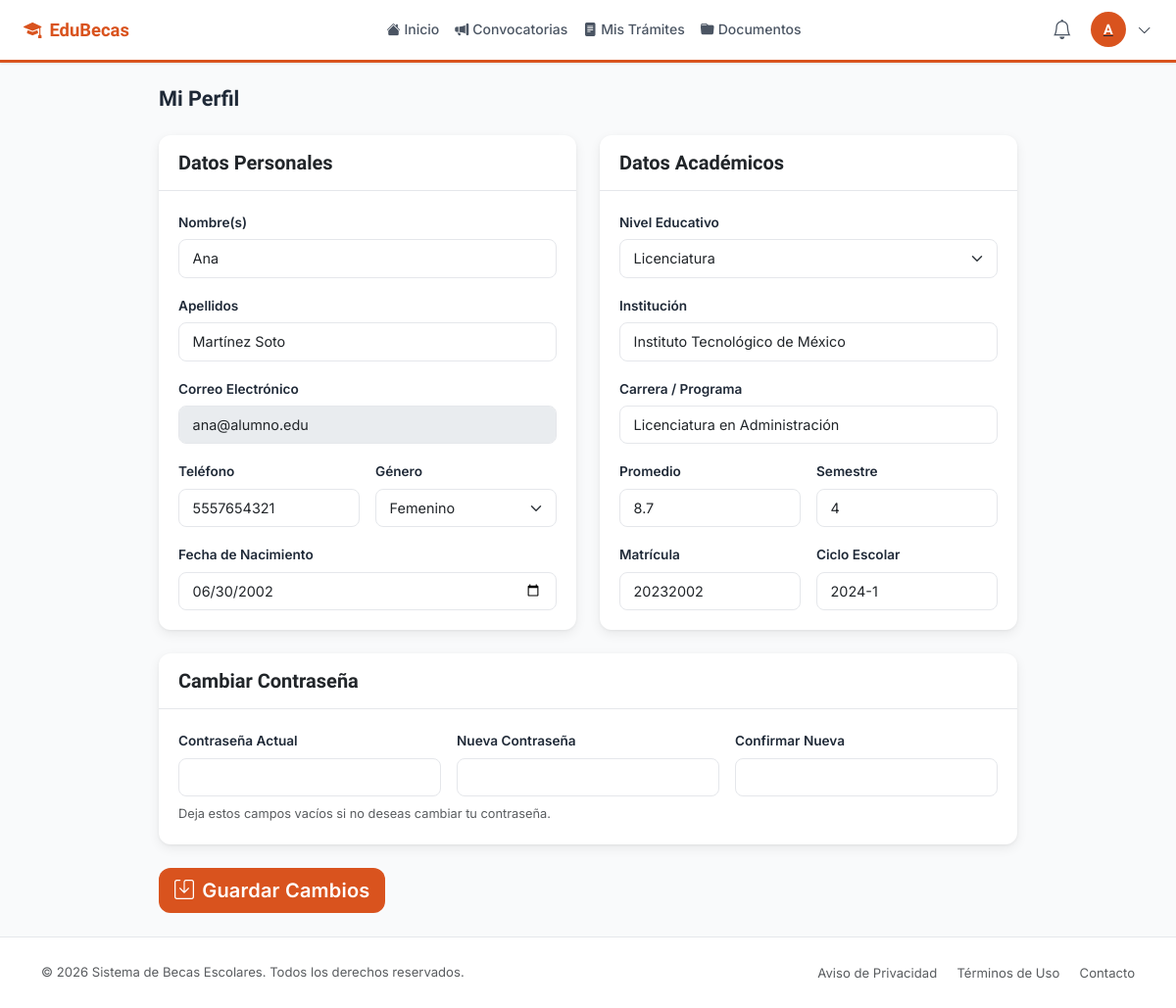
Screenshot of /index.php?c=student&a=perfil (signed in) with the database file from the repository.
### tables this page shows
CREATE TABLE IF NOT EXISTS `usuarios` (
    `id`                INT UNSIGNED    NOT NULL AUTO_INCREMENT,
    `rol_id`            TINYINT UNSIGNED NOT NULL DEFAULT 2,
    `nombre`            VARCHAR(100)    NOT NULL,
    `apellidos`         VARCHAR(100)    NOT NULL,
    `email`             VARCHAR(150)    NOT NULL,
    `password_hash`     VARCHAR(255)    NOT NULL,
    `curp`              CHAR(18)        DEFAULT NULL,
    `telefono`          VARCHAR(20)     DEFAULT NULL,
    `fecha_nacimiento`  DATE            DEFAULT NULL,
    `genero`            ENUM('M','F','Otro') DEFAULT NULL,
    `activo`            TINYINT(1)      NOT NULL DEFAULT 1,
    `ultimo_acceso`     DATETIME        DEFAULT NULL,
    `token_reset`       VARCHAR(100)    DEFAULT NULL,
    `token_expira`      DATETIME        DEFAULT NULL,
    `avatar`            VARCHAR(255)    DEFAULT NULL,
    `created_at`        DATETIME        NOT NULL DEFAULT CURRENT_TIMESTAMP,
    `updated_at`        DATETIME        NOT NULL DEFAULT CURRENT_TIMESTAMP ON UPDATE CURRENT_TIMESTAMP,
    PRIMARY KEY (`id`),
    UNIQUE KEY `uq_usuarios_email` (`email`),
    UNIQUE KEY `uq_usuarios_curp`  (`curp`),
    KEY `fk_usuarios_rol` (`rol_id`),
    CONSTRAINT `fk_usuarios_rol` FOREIGN KEY (`rol_id`) REFERENCES `roles` (`id`)
);

CREATE TABLE IF NOT EXISTS `informacion_academica` (
    `id`                  INT UNSIGNED     NOT NULL AUTO_INCREMENT,
    `usuario_id`          INT UNSIGNED     NOT NULL,
    `nivel_id`            TINYINT UNSIGNED NOT NULL,
    `institucion`         VARCHAR(200)     NOT NULL,
    `carrera_o_programa`  VARCHAR(200)     DEFAULT NULL,
    `semestre_o_grado`    TINYINT UNSIGNED DEFAULT NULL,
    `matricula`           VARCHAR(50)      DEFAULT NULL,
    `promedio`            DECIMAL(3,1)     DEFAULT NULL,
    `ciclo_escolar`       VARCHAR(30)      DEFAULT NULL,
    `created_at`          DATETIME         NOT NULL DEFAULT CURRENT_TIMESTAMP,
    `updated_at`          DATETIME         NOT NULL DEFAULT CURRENT_TIMESTAMP ON UPDATE CURRENT_TIMESTAMP,
    PRIMARY KEY (`id`),
    UNIQUE KEY `uq_info_academica_usuario` (`usuario_id`),
    CONSTRAINT `fk_info_academica_usuario` FOREIGN KEY (`usuario_id`) REFERENCES `usuarios` (`id`) ON DELETE CASCADE,
    CONSTRAINT `fk_info_academica_nivel`   FOREIGN KEY (`nivel_id`)   REFERENCES `niveles_educativos` (`id`)
);

CREATE TABLE IF NOT EXISTS `niveles_educativos` (
    `id`     TINYINT UNSIGNED NOT NULL AUTO_INCREMENT,
    `nombre` VARCHAR(80)      NOT NULL,
    PRIMARY KEY (`id`)
);

### controllers/Controller.php (called while the page is built, shortened)
<?php
require_once dirname(__DIR__) . '/includes/Session.php';
require_once dirname(__DIR__) . '/includes/helpers.php';
abstract class Controller
{
    protected array $data = [];
    protected function render(string $view, array $data = []): void
    {
        $data = array_merge($this->data, $data);
        extract($data, EXTR_SKIP);
        $viewFile = dirname(__DIR__) . "/views/{$view}.php";
        require $viewFile;
    }
}

### controllers/StudentController.php (called while the page is built, shortened)
<?php
require_once __DIR__ . '/Controller.php';
require_once dirname(__DIR__) . '/models/BecaModel.php';
require_once dirname(__DIR__) . '/models/UsuarioModel.php';
class StudentController extends Controller
{
    private BecaModel      $becaModel;
    private UsuarioModel   $usuarioModel;
    public function __construct()
    {
        $this->becaModel      = new BecaModel();
        $this->usuarioModel   = new UsuarioModel();
    }
    public function perfil(): void
    {
        $userId  = Session::get('user_id');
        $alumno  = $this->usuarioModel->find($userId);
        $infoAc  = $this->usuarioModel->infoAcademica($userId);
        $niveles = $this->becaModel->niveles();
        $this->render('student/perfil', [
            'title'  => 'Mi Perfil',
            'alumno' => $alumno,
            'infoAc' => $infoAc,
            'niveles'=> $niveles,
            'flash'  => Session::getFlash('success'),
            'error'  => Session::getFlash('error'),
        ]);
    }
}

### index.php (called while the page is built, shortened)
<?php
require_once __DIR__ . '/includes/Database.php';
require_once __DIR__ . '/includes/Session.php';
require_once __DIR__ . '/includes/helpers.php';
$controllerName = strtolower($_GET['c'] ?? 'auth');
$actionName     = $_GET['a'] ?? '';
$controllerRoutes = $routes[$controllerName];
$route = $controllerRoutes[$actionName] ?? $controllerRoutes[''] ?? null;
$controller      = new $controllerClass();
$isPost = $_SERVER['REQUEST_METHOD'] === 'POST';
$method = ($isPost && isset($route['post'])) ? $route['post'] : $route['method'];
$controller->$method();

### includes/Database.php (called while the page is built, shortened)
<?php
class Database
{
    private static ?Database $instance = null;
    private PDO $pdo;
    private function __construct()
    {
        $dsn = sprintf(
            'mysql:host=%s;port=%d;dbname=%s;charset=%s',
            DB_HOST, DB_PORT, DB_NAME, DB_CHARSET
        );
        $options = [
            PDO::ATTR_ERRMODE            => PDO::ERRMODE_EXCEPTION,
            PDO::ATTR_DEFAULT_FETCH_MODE => PDO::FETCH_ASSOC,
            PDO::ATTR_EMULATE_PREPARES   => false,
        ];
        try {
            $this->pdo = new PDO($dsn, DB_USER, DB_PASS, $options);
        } catch (PDOException $e) {
            error_log('DB Connection error: ' . $e->getMessage());
            die(json_encode([
                'success' => false,
                'message' => 'Error de conexión a la base de datos. Por favor contacte al administrador.'
            ]));
        }
    }
    public static function getInstance(): Database
    {
        if (self::$instance === null) {
            self::$instance = new self();
        }
        return self::$instance;
    }
    public function query(string $sql, array $params = []): PDOStatement
    {
        $stmt = $this->pdo->prepare($sql);
        $stmt->execute($params);
        return $stmt;
    }
}

### includes/Session.php (called while the page is built, shortened)
<?php
class Session
{
    public static function get(string $key, $default = null)
    {
        return $_SESSION[$key] ?? $default;
    }
}

### models/Model.php (called while the page is built, shortened)
<?php
require_once dirname(__DIR__) . '/includes/Database.php';
abstract class Model
{
    protected Database $db;
    protected string $table    = '';
    protected string $primaryKey = 'id';
    public function __construct()
    {
        $this->db = Database::getInstance();
    }
    public function find(int $id): ?array
    {
        $stmt = $this->db->query(
            "SELECT * FROM `{$this->table}` WHERE `{$this->primaryKey}` = ? LIMIT 1",
            [$id]
        );
        $row = $stmt->fetch();
        return $row ?: null;
    }
}

### includes/helpers.php (called while the page is built, shortened)
<?php
function e(string $str): string
{
    return htmlspecialchars($str, ENT_QUOTES | ENT_SUBSTITUTE, 'UTF-8');
}

### models/BecaModel.php (called while the page is built, shortened)
<?php
require_once __DIR__ . '/Model.php';
class BecaModel extends Model
{
    public function niveles(): array
    {
        return $this->db->query('SELECT * FROM niveles_educativos ORDER BY id')->fetchAll();
    }
}

### models/UsuarioModel.php (called while the page is built, shortened)
<?php
require_once __DIR__ . '/Model.php';
class UsuarioModel extends Model
{
    public function infoAcademica(int $usuarioId): ?array
    {
        $stmt = $this->db->query(
            'SELECT ia.*, n.nombre AS nivel_nombre
             FROM informacion_academica ia
             JOIN niveles_educativos n ON n.id = ia.nivel_id
             WHERE ia.usuario_id = ? LIMIT 1',
            [$usuarioId]
        );
        $row = $stmt->fetch();
        return $row ?: null;
    }
}

### views/student/perfil.php (the view, shortened to what this page needs)
<?php
require_once BASE_PATH . '/includes/partials/head.php';
?>
<?php require_once BASE_PATH . '/includes/partials/navbar_student.php'; ?>
<main class="flex-grow-1">
    <div class="container py-4" style="max-width:900px">
        <div class="page-header mb-4">
            <h2 class="page-title">Mi Perfil</h2>
        </div>
        <form method="POST" action="<?= BASE_URL ?>/index.php?c=student&a=guardarPerfil">
            <div class="row g-4">
                <div class="col-md-6">
                    <div class="card card-shadow h-100">
                        <div class="card-header"><h5 class="card-title mb-0">Datos Personales</h5></div>
                        <div class="card-body">
                            <div class="row g-3">
                                <div class="col-12">
                                    <label class="form-label fw-semibold">Nombre(s)</label>
                                    <input type="text" name="nombre" class="form-control"
                                           value="<?= e($alumno['nombre'] ?? '') ?>" required>
                                </div>
                                <div class="col-12">
                                    <label class="form-label fw-semibold">Apellidos</label>
                                    <input type="text" name="apellidos" class="form-control"
                                           value="<?= e($alumno['apellidos'] ?? '') ?>" required>
                                </div>
                                <div class="col-12">
                                    <label class="form-label fw-semibold">Correo Electrónico</label>
                                    <input type="email" class="form-control" disabled
                                           value="<?= e($alumno['email'] ?? '') ?>">
                                </div>
                                <div class="col-6">
                                    <label class="form-label fw-semibold">Teléfono</label>
                                    <input type="tel" name="telefono" class="form-control"
                                           value="<?= e($alumno['telefono'] ?? '') ?>">
                                </div>
                                <div class="col-6">
                                    <label class="form-label fw-semibold">Género</label>
                                    <select name="genero" class="form-select">
                                        <option value="F" <?= ($alumno['genero'] ?? '') === 'F' ? 'selected' : '' ?>>Femenino</option>
                                    </select>
                                </div>
                                <div class="col-12">
                                    <label class="form-label fw-semibold">Fecha de Nacimiento</label>
                                    <input type="date" name="fecha_nacimiento" class="form-control"
                                           value="<?= e($alumno['fecha_nacimiento'] ?? '') ?>">
                                </div>
                            </div>
                        </div>
                    </div>
                </div>
                <div class="col-md-6">
                    <div class="card card-shadow h-100">
                        <div class="card-header"><h5 class="card-title mb-0">Datos Académicos</h5></div>
                        <div class="card-body">
                            <div class="row g-3">
                                <div class="col-12">
                                    <label class="form-label fw-semibold">Nivel Educativo</label>
                                    <select name="nivel_id" class="form-select">
                                        <?php foreach ($niveles as $niv): ?>
                                        <option value="<?= $niv['id'] ?>"
                                                <?= ($infoAc['nivel_id'] ?? '') == $niv['id'] ? 'selected' : '' ?>>
                                            <?= e($niv['nombre']) ?>
                                        </option>
                                        <?php endforeach; ?>
                                    </select>
                                </div>
                                <div class="col-12">
                                    <label class="form-label fw-semibold">Institución</label>
                                    <input type="text" name="institucion" class="form-control"
                                           value="<?= e($infoAc['institucion'] ?? '') ?>">
                                </div>
                                <div class="col-12">
                                    <label class="form-label fw-semibold">Carrera / Programa</label>
                                    <input type="text" name="carrera_o_programa" class="form-control"
                                           value="<?= e($infoAc['carrera_o_programa'] ?? '') ?>">
                                </div>
                                <div class="col-6">
                                    <label class="form-label fw-semibold">Promedio</label>
                                    <input type="number" name="promedio" class="form-control"
                                           min="0" max="10" step="0.01"
                                           value="<?= $infoAc['promedio'] ?? '' ?>">
                                </div>
                                <div class="col-6">
                                    <label class="form-label fw-semibold">Semestre</label>
                                    <input type="number" name="semestre_o_grado" class="form-control"
                                           min="1" max="20"
                                           value="<?= $infoAc['semestre_o_grado'] ?? '' ?>">
                                </div>
                                <div class="col-6">
                                    <label class="form-label fw-semibold">Matrícula</label>
                                    <input type="text" name="matricula" class="form-control"
                                           value="<?= e($infoAc['matricula'] ?? '') ?>">
                                </div>
                                <div class="col-6">
                                    <label class="form-label fw-semibold">Ciclo Escolar</label>
                                    <input type="text" name="ciclo_escolar" class="form-control"
                                           placeholder="2024-1"
                                           value="<?= e($infoAc['ciclo_escolar'] ?? '') ?>">
                                </div>
                            </div>
                        </div>
                    </div>
                </div>
                <div class="col-12">
                    <div class="card card-shadow">
                        <div class="card-header"><h5 class="card-title mb-0">Cambiar Contraseña</h5></div>
                        <div class="card-body">
                            <div class="row g-3">
                                <div class="col-md-4">
                                    <label class="form-label fw-semibold">Contraseña Actual</label>
                                    <input type="password" name="password_actual" class="form-control">
                                </div>
                                <div class="col-md-4">
                                    <label class="form-label fw-semibold">Nueva Contraseña</label>
                                    <input type="password" name="password_nueva" class="form-control" minlength="8">
                                </div>
                                <div class="col-md-4">
                                    <label class="form-label fw-semibold">Confirmar Nueva</label>
                                    <input type="password" name="password_confirmar" class="form-control">
                                </div>
                            </div>
                            <div class="form-text mt-2">
                                Deja estos campos vacíos si no deseas cambiar tu contraseña.
                            </div>
                        </div>
                    </div>
                </div>
                <div class="col-12">
                    <button type="submit" class="btn btn-student btn-lg">
                        <i class="bi bi-save me-2"></i>Guardar Cambios
                    </button>
                </div>
            </div>
        </form>
    </div>
</main>
<?php require_once BASE_PATH . '/includes/partials/footer_student.php'; ?>
<?php require_once BASE_PATH . '/includes/partials/footer_scripts.php'; ?>

### rows the page displays
usuarios: nombre "Ana", apellidos "Martínez Soto", email "ana@alumno.edu", telefono "5557654321", genero "Femenino", fecha_nacimiento "06/30/2002"
informacion_academica: nivel_id "Licenciatura", institucion "Instituto Tecnológico de México", carrera_o_programa "Licenciatura en Administración", promedio "8.7", semestre_o_grado "4", matricula "20232002", ciclo_escolar "2024-1"

### other values shown
substr(Session::get('user_name', 'A'), 0, 1) "A"
